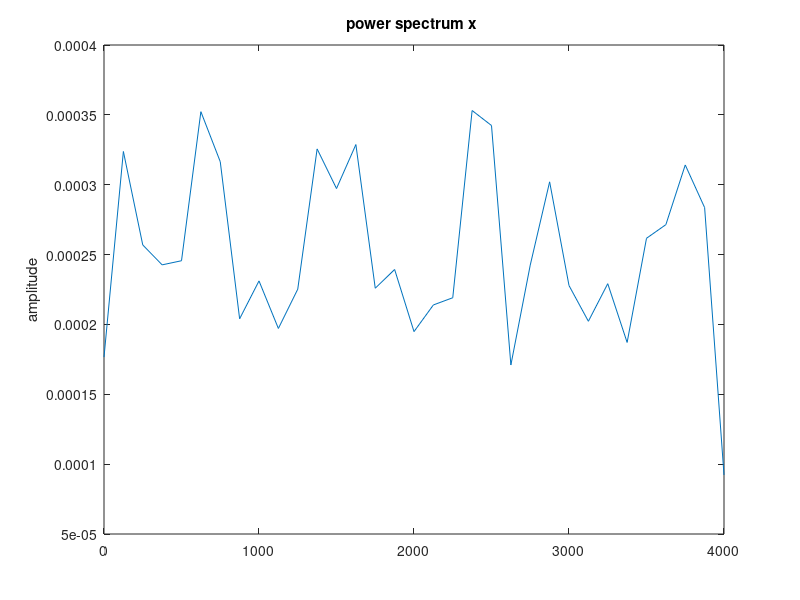

Write the MATLAB code that produced this figure. (Note: this script raises an error after producing the figure.)
%this is a test script that creates a noisy signal for 
%processing by a low pass transposed filter. 
%the output result will remove some / most of 
%the noise. the signal of interest is 
%in a low portion of the spectrum compared
%to the noise, so can be easily removed with
%lowpass filtering. This is just to demonstrate
%lowpass filtering with transposed form filter


close all;
clear all;
%create some white noise 
white_noise = wgn(1000,1,0); %1000 samples at 1 watt
figure(1);whitebg(gcf,'k');
pwelch(white_noise,[],[],[],8000,'onesided');

%band limited noise operates between 2k and 3 k
fd = 2000;
fu = 3000;
fs = 8000; %sampling frequency
fn = fs/2;
%create band pass filter for this noise
[b,a] = fir1(34,[fd fu]/fn);
figure(2);
%check its frequency response
freqz(b,a,512);
band_limited_noise = filter(b,a,white_noise);
whitebg(gcf,'k');
figure(3);
%plot band limited noise spectrum
pwelch(band_limited_noise,[],[],[],8000,'onesided');
whitebg(gcf,'k');

%%create a dtmf tone
f=[770 1336];
Fs = 8000;
n = [0:999];
omega=2*pi*f/Fs;
dtmf = sin(omega(1)*n)+sin(omega(2)*n);
dtmf=dtmf/max(dtmf(:));
%listen to it
sound(dtmf, Fs);
%check dtmf power spectrum
figure(4);
pwelch(dtmf,[],[],[],8000,'onesided');
whitebg(gcf,'k');
size(dtmf)
size(band_limited_noise)
%add the dtmf and noise together
sig = dtmf(:) + band_limited_noise(:);
%check its power spectrum
figure(5);
pwelch(sig,[],[],[],8000,'onesided');
whitebg(gcf,'k');

%quick listen to the noisy signal
%sound(sig,Fs);

%create a low pass filter to remove the higher frequency noise
fre = ( [0 1500 1700 4000]/4000) ;
msk = [1 1 0 0];
b = firpm(40,fre,msk);
figure(6);
freqz(b,1,2048);
%convert filter to direct form transposed and filter the noisy signal
Hd = dfilt.dffirt(b);
y = filter(Hd,sig);
figure(7);
pwelch(y,[],[],[],8000,'onesided');whitebg(gcf,'k');
%now check the filtered power spectrum

sound(y, Fs); %sounds ok
filename = 'input_data.pcm';
%now save the input data for the c code inplementation
fid = fopen(filename,'wb');   % Save signal to xn_int.dat
count = fwrite(fid,sig,'double'); %
fprintf('\n%d bytes written to %s\n',count*8,filename);    
fclose(fid);

%read the results from the c float code if any
filename = 'output_data.pcm';
fid = fopen(filename,'rb');
if fid ~= -1
    data = fread(fid,1000,'double');
    fprintf('\n%d bytes read from %s\n',1000*8,filename); 
    %get power spectrum of c float version
    figure(8);
    pwelch(data,[],[],[],8000,'onesided');whitebg(gcf,'k');
end
fclose(fid);

%also for the fixed point version data in needs to be q14
filename = 'input_data_fix.pcm';
fid =fopen(filename,'wb');
count = fwrite(fid,int16(sig*16384),'int16');
fprintf('\n%d bytes written to %s\n',count*2,filename); 
fclose(fid);

%check the fixed point results
filename = 'output_data_fix.pcm'
fid = fopen(filename,'rb');
if fid ~= -1
    dataf = fread(fid,1000,'int16');
    dataf = dataf/16384.0 %convert from q14 to double
    fprintf('\n%d bytes read from %s\n',1000*2,filename); 
    %get power spectrum of c float version
    figure(9);
    pwelch(dataf,[],[],[],8000,'onesided');whitebg(gcf,'k');
end
fclose(fid);

%check snr
display('snr');
snr(data,data-dataf)

